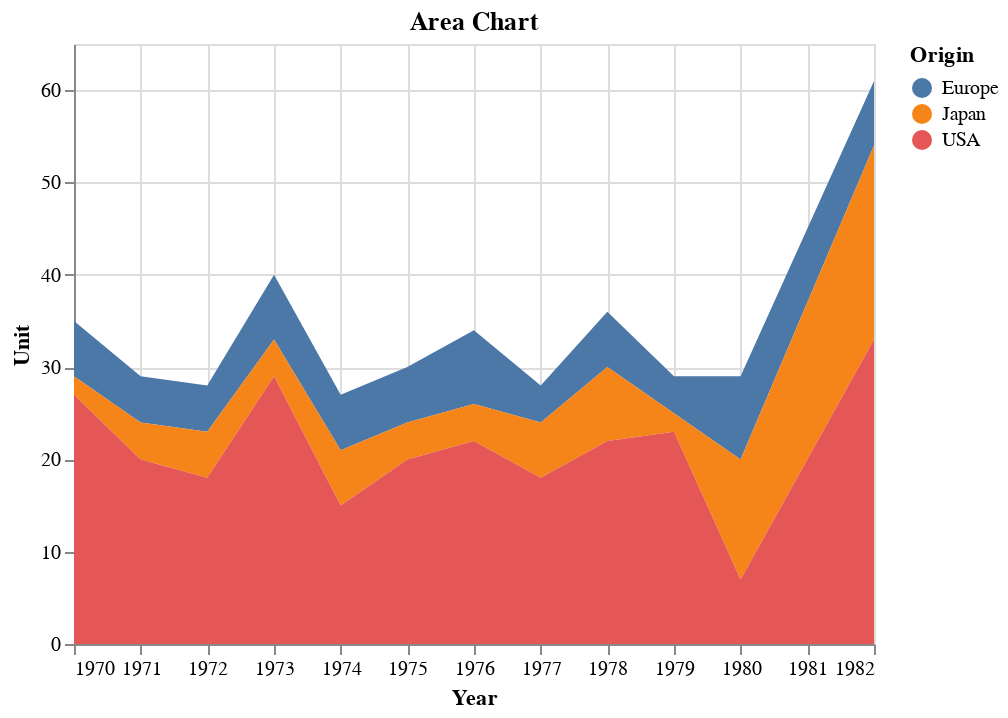

The notebook cell this image was saved under:
### Code cell
# Area Plot
alt.Chart(area_df).mark_area().encode(
x="Year:T", y="Unit:Q", color="Origin:N").properties(title="Area Chart")

### Figure 1 — Vega-Lite specification as saved in the notebook (floating-point values rounded to 4 significant figures)
{"config": {"view": {"continuousWidth": 400, "continuousHeight": 300}}, "data": {"name": "data-a5a004c69025309f9815ed1978d61510"}, "mark": "area", "encoding": {"color": {"field": "Origin", "type": "nominal"}, "x": {"field": "Year", "type": "temporal"}, "y": {"field": "Unit", "type": "quantitative"}}, "title": "Area Chart", "$schema": "https://vega.github.io/schema/vega-lite/v4.17.0.json", "datasets": {"data-a5a004c69025309f9815ed1978d61510": [{"Year": "1970-01-01T00:00:00", "Origin": "Europe", "Unit": 6}, {"Year": "1970-01-01T00:00:00", "Origin": "Japan", "Unit": 2}, {"Year": "1970-01-01T00:00:00", "Origin": "USA", "Unit": 27}, {"Year": "1971-01-01T00:00:00", "Origin": "Europe", "Unit": 5}, {"Year": "1971-01-01T00:00:00", "Origin": "Japan", "Unit": 4}, {"Year": "1971-01-01T00:00:00", "Origin": "USA", "Unit": 20}, {"Year": "1972-01-01T00:00:00", "Origin": "Europe", "Unit": 5}, {"Year": "1972-01-01T00:00:00", "Origin": "Japan", "Unit": 5}, {"Year": "1972-01-01T00:00:00", "Origin": "USA", "Unit": 18}, {"Year": "1973-01-01T00:00:00", "Origin": "Europe", "Unit": 7}, {"Year": "1973-01-01T00:00:00", "Origin": "Japan", "Unit": 4}, {"Year": "1973-01-01T00:00:00", "Origin": "USA", "Unit": 29}, {"Year": "1974-01-01T00:00:00", "Origin": "Europe", "Unit": 6}, {"Year": "1974-01-01T00:00:00", "Origin": "Japan", "Unit": 6}, {"Year": "1974-01-01T00:00:00", "Origin": "USA", "Unit": 15}, {"Year": "1975-01-01T00:00:00", "Origin": "Europe", "Unit": 6}, {"Year": "1975-01-01T00:00:00", "Origin": "Japan", "Unit": 4}, {"Year": "1975-01-01T00:00:00", "Origin": "USA", "Unit": 20}, {"Year": "1976-01-01T00:00:00", "Origin": "Europe", "Unit": 8}, {"Year": "1976-01-01T00:00:00", "Origin": "Japan", "Unit": 4}, {"Year": "1976-01-01T00:00:00", "Origin": "USA", "Unit": 22}, {"Year": "1977-01-01T00:00:00", "Origin": "Europe", "Unit": 4}, {"Year": "1977-01-01T00:00:00", "Origin": "Japan", "Unit": 6}, {"Year": "1977-01-01T00:00:00", "Origin": "USA", "Unit": 18}, {"Year": "1978-01-01T00:00:00", "Origin": "Europe", "Unit": 6}, {"Year": "1978-01-01T00:00:00", "Origin": "Japan", "Unit": 8}, {"Year": "1978-01-01T00:00:00", "Origin": "USA", "Unit": 22}, {"Year": "1979-01-01T00:00:00", "Origin": "Europe", "Unit": 4}, {"Year": "1979-01-01T00:00:00", "Origin": "Japan", "Unit": 2}, {"Year": "1979-01-01T00:00:00", "Origin": "USA", "Unit": 23}, {"Year": "1980-01-01T00:00:00", "Origin": "Europe", "Unit": 9}, {"Year": "1980-01-01T00:00:00", "Origin": "Japan", "Unit": 13}, {"Year": "1980-01-01T00:00:00", "Origin": "USA", "Unit": 7}, {"Year": "1982-01-01T00:00:00", "Origin": "Europe", "Unit": 7}, {"Year": "1982-01-01T00:00:00", "Origin": "Japan", "Unit": 21}, {"Year": "1982-01-01T00:00:00", "Origin": "USA", "Unit": 33}]}}
